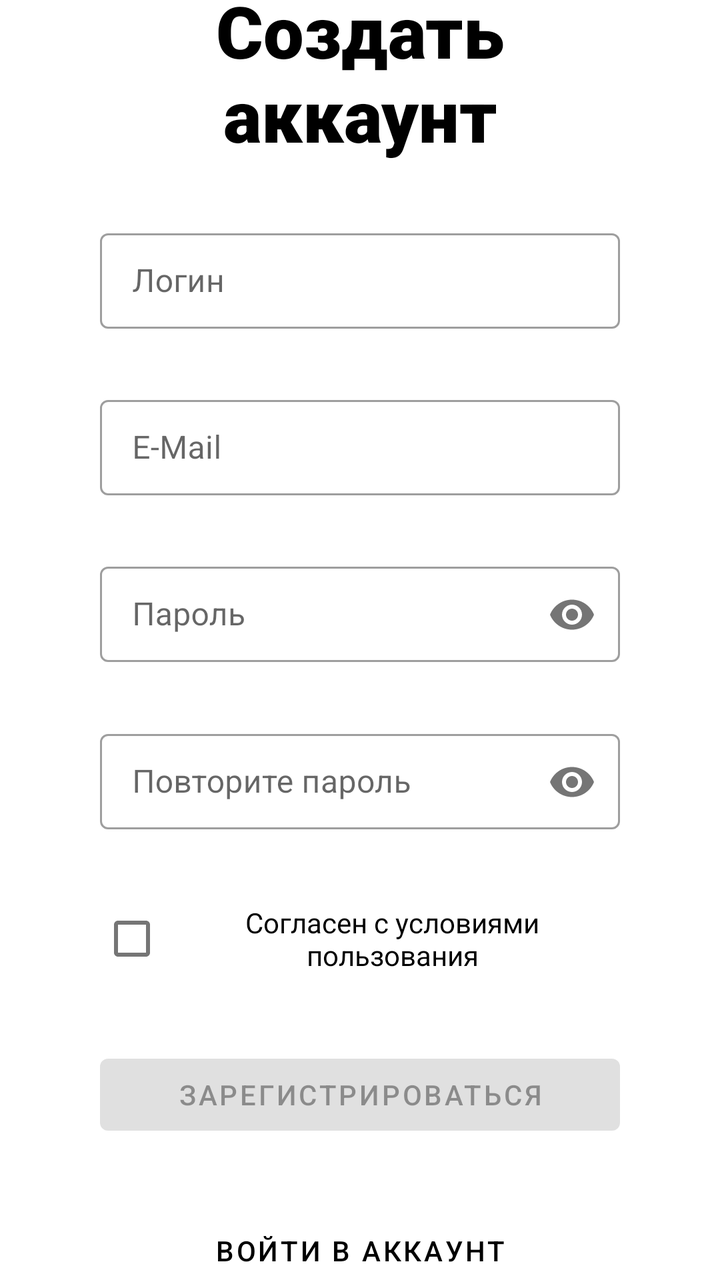
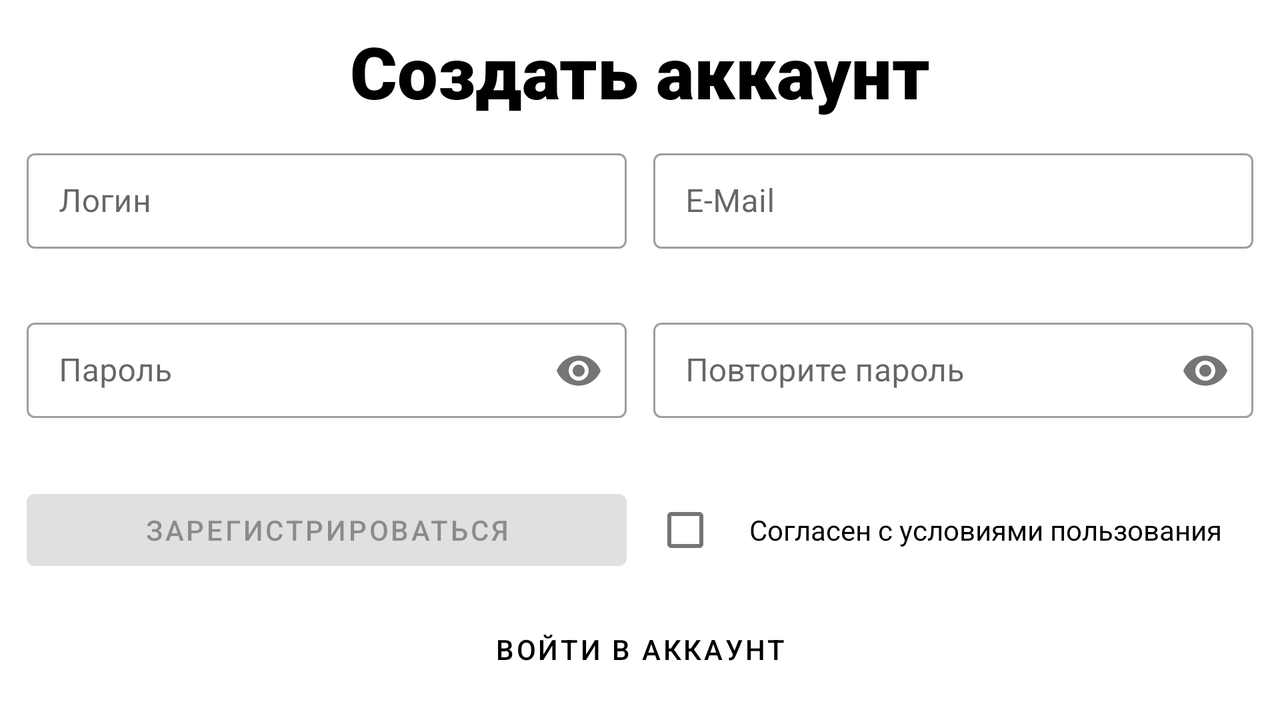

Compare how this app lays out the same screen by default and in its alternative resource folder. The renders come first, then the two layout files and the values they reference.
<!-- AndroidManifest.xml: application theme Theme.MusicPlayer -->
<!-- res/layout/fragment_register.xml -->
<?xml version="1.0" encoding="utf-8"?>
<androidx.constraintlayout.widget.ConstraintLayout xmlns:android="http://schemas.android.com/apk/res/android"
    xmlns:app="http://schemas.android.com/apk/res-auto"
    xmlns:tools="http://schemas.android.com/tools"
    android:layout_width="match_parent"
    android:layout_height="match_parent"
    android:fitsSystemWindows="true"
    tools:context=".presentation.MainActivity">

    <TextView
        android:id="@+id/topText"
        android:layout_width="match_parent"
        android:layout_height="wrap_content"
        android:layout_marginStart="50dp"
        android:layout_marginEnd="50dp"
        android:fontFamily="sans-serif-black"
        android:text="@string/changeModeButton2"
        android:textAlignment="center"
        android:textColor="@color/text_color_selector"
        android:textSize="36sp"
        app:layout_constraintBottom_toTopOf="@+id/loginInputLayout"
        app:layout_constraintEnd_toEndOf="parent"
        app:layout_constraintHorizontal_bias="0.5"
        app:layout_constraintStart_toStartOf="parent"
        app:layout_constraintTop_toTopOf="parent"
        app:layout_constraintVertical_chainStyle="packed" />

    <com.google.android.material.textfield.TextInputLayout
        android:id="@+id/loginInputLayout"
        style="@style/Widget.MaterialComponents.TextInputLayout.OutlinedBox.Dense"
        android:layout_width="match_parent"
        android:layout_height="wrap_content"
        android:layout_marginStart="50dp"
        android:layout_marginTop="30dp"
        android:layout_marginEnd="50dp"
        app:errorEnabled="true"
        app:layout_constraintBottom_toTopOf="@+id/emailInputLayout"
        app:layout_constraintEnd_toEndOf="parent"
        app:layout_constraintHorizontal_bias="0.5"
        app:layout_constraintStart_toStartOf="parent"
        app:layout_constraintTop_toBottomOf="@+id/topText">

        <com.google.android.material.textfield.TextInputEditText
            android:id="@+id/loginEditText"
            android:layout_width="match_parent"
            android:layout_height="wrap_content"
            android:hint="@string/login_text_field"
            android:inputType="textPersonName" />
    </com.google.android.material.textfield.TextInputLayout>

    <com.google.android.material.textfield.TextInputLayout
        android:id="@+id/emailInputLayout"
        style="@style/Widget.MaterialComponents.TextInputLayout.OutlinedBox.Dense"
        android:layout_width="match_parent"
        android:layout_height="wrap_content"
        android:layout_marginStart="50dp"
        android:layout_marginTop="10dp"
        android:layout_marginEnd="50dp"
        app:errorEnabled="true"
        app:layout_constraintBottom_toTopOf="@+id/passwordInputLayout"
        app:layout_constraintEnd_toEndOf="parent"
        app:layout_constraintHorizontal_bias="0.5"
        app:layout_constraintStart_toStartOf="parent"
        app:layout_constraintTop_toBottomOf="@+id/loginInputLayout">

        <com.google.android.material.textfield.TextInputEditText
            android:id="@+id/emailEditText"
            android:layout_width="match_parent"
            android:layout_height="wrap_content"
            android:hint="@string/email_text_field"
            android:inputType="textEmailAddress" />
    </com.google.android.material.textfield.TextInputLayout>

    <com.google.android.material.textfield.TextInputLayout
        android:id="@+id/passwordInputLayout"
        style="@style/Widget.MaterialComponents.TextInputLayout.OutlinedBox.Dense"
        android:layout_width="match_parent"
        android:layout_height="wrap_content"
        android:layout_marginStart="50dp"
        android:layout_marginTop="10dp"
        android:layout_marginEnd="50dp"
        app:errorEnabled="true"
        app:errorIconDrawable="@null"
        app:layout_constraintBottom_toTopOf="@+id/repeatPasswordInputLayout"
        app:layout_constraintEnd_toEndOf="parent"
        app:layout_constraintHorizontal_bias="0.5"
        app:layout_constraintStart_toStartOf="parent"
        app:layout_constraintTop_toBottomOf="@+id/emailInputLayout"
        app:passwordToggleEnabled="true">

        <com.google.android.material.textfield.TextInputEditText
            android:id="@+id/passwordEditText"
            android:layout_width="match_parent"
            android:layout_height="wrap_content"
            android:hint="@string/password_text_field"
            android:inputType="textPassword" />
    </com.google.android.material.textfield.TextInputLayout>

    <com.google.android.material.textfield.TextInputLayout
        android:id="@+id/repeatPasswordInputLayout"
        style="@style/Widget.MaterialComponents.TextInputLayout.OutlinedBox.Dense"
        android:layout_width="match_parent"
        android:layout_height="wrap_content"
        android:layout_marginStart="50dp"
        android:layout_marginTop="10dp"
        android:layout_marginEnd="50dp"
        app:errorEnabled="true"
        app:errorIconDrawable="@null"
        app:layout_constraintBottom_toTopOf="@+id/registerCheckBox"
        app:layout_constraintEnd_toEndOf="parent"
        app:layout_constraintHorizontal_bias="0.5"
        app:layout_constraintStart_toStartOf="parent"
        app:layout_constraintTop_toBottomOf="@+id/passwordInputLayout"
        app:passwordToggleEnabled="true">

        <com.google.android.material.textfield.TextInputEditText
            android:id="@+id/repeatPasswordEditText"
            android:layout_width="match_parent"
            android:layout_height="wrap_content"
            android:hint="@string/repeat_password_text_field"
            android:inputType="textPassword" />
    </com.google.android.material.textfield.TextInputLayout>

    <CheckBox
        android:id="@+id/registerCheckBox"
        android:layout_width="match_parent"
        android:layout_height="wrap_content"
        android:layout_marginStart="50dp"
        android:layout_marginTop="10dp"
        android:layout_marginEnd="50dp"
        android:text="@string/registerCheckBox"
        android:textAlignment="center"
        android:visibility="visible"
        app:layout_constraintBottom_toTopOf="@+id/loginButton"
        app:layout_constraintEnd_toEndOf="parent"
        app:layout_constraintHorizontal_bias="0.5"
        app:layout_constraintStart_toStartOf="parent"
        app:layout_constraintTop_toBottomOf="@+id/repeatPasswordInputLayout"
        tools:ignore="MissingConstraints" />

    <Button
        android:id="@+id/loginButton"
        android:layout_width="match_parent"
        android:layout_height="wrap_content"
        android:layout_marginStart="50dp"
        android:layout_marginTop="30dp"
        android:layout_marginEnd="50dp"
        android:enabled="false"
        android:text="@string/registerButton"
        android:textColor="@color/button_text_color_selector"
        app:layout_constraintBottom_toTopOf="@+id/newAccountButton"
        app:layout_constraintEnd_toEndOf="parent"
        app:layout_constraintHorizontal_bias="0.5"
        app:layout_constraintStart_toStartOf="parent"
        app:layout_constraintTop_toBottomOf="@+id/registerCheckBox"
        tools:ignore="MissingConstraints" />

    <Button
        android:id="@+id/newAccountButton"
        android:layout_width="match_parent"
        android:layout_height="wrap_content"
        android:layout_marginStart="50dp"
        android:layout_marginTop="30dp"
        android:layout_marginEnd="50dp"
        android:background="@android:color/transparent"
        android:text="@string/changeModeButton1"
        android:textColor="@color/text_color_selector"
        app:layout_constraintBottom_toBottomOf="parent"
        app:layout_constraintEnd_toEndOf="parent"
        app:layout_constraintHorizontal_bias="0.5"
        app:layout_constraintStart_toStartOf="parent"
        app:layout_constraintTop_toBottomOf="@+id/loginButton"
        tools:ignore="MissingConstraints" />
</androidx.constraintlayout.widget.ConstraintLayout>
<!-- resources referenced by this layout -->
<resources>
  <string name="changeModeButton1">Войти в аккаунт</string>
  <string name="changeModeButton2">Создать аккаунт</string>
  <string name="email_text_field">E-Mail</string>
  <string name="login_text_field">Логин</string>
  <string name="password_text_field">Пароль</string>
  <string name="registerButton">Зарегистрироваться</string>
  <string name="registerCheckBox">Согласен с условиями пользования</string>
  <string name="repeat_password_text_field">Повторите пароль</string>
  <style name="Theme.MusicPlayer" parent="Theme.MaterialComponents.DayNight.NoActionBar">
          
          <item name="colorPrimary">@color/yellow_100</item>
          <item name="colorPrimaryVariant">@color/purple_700</item>
          <item name="colorOnPrimary">@color/white</item>
          
          <item name="colorSecondary">@color/teal_200</item>
          <item name="colorSecondaryVariant">@color/teal_700</item>
          <item name="colorOnSecondary">@color/black</item>
          
          <item name="android:statusBarColor" tools:targetApi="l">@android:color/transparent</item>
          <item name="android:windowLightStatusBar" tools:targetApi="m">true</item>
          
          <item name="android:navigationBarColor">@android:color/transparent</item>
      </style>
  <color name="yellow_100">#FFDB4D</color>
  <color name="purple_700">#FF3700B3</color>
  <color name="white">#FFFFFFFF</color>
  <color name="teal_200">#FFDB4D</color>
  <color name="teal_700">#FF018786</color>
  <color name="black">#FF000000</color>
</resources>
<!-- res/layout-land/fragment_register.xml (the repository's variant of the layout above) -->
<!-- drawn on the phone turned sideways -->
<?xml version="1.0" encoding="utf-8"?>
<androidx.constraintlayout.widget.ConstraintLayout xmlns:android="http://schemas.android.com/apk/res/android"
    xmlns:app="http://schemas.android.com/apk/res-auto"
    xmlns:tools="http://schemas.android.com/tools"
    android:layout_width="match_parent"
    android:layout_height="match_parent"
    tools:context=".presentation.MainActivity">

    <TextView
        android:id="@+id/topText"
        android:layout_width="match_parent"
        android:layout_height="wrap_content"
        android:fontFamily="sans-serif-black"
        android:text="@string/changeModeButton2"
        android:textAlignment="center"
        android:textColor="@color/text_color_selector"
        android:textSize="36sp"
        app:layout_constraintBottom_toTopOf="@+id/emailInputLayout"
        app:layout_constraintTop_toTopOf="parent"
        tools:layout_editor_absoluteX="50dp" />

    <com.google.android.material.textfield.TextInputLayout
        android:id="@+id/loginInputLayout"
        style="@style/Widget.MaterialComponents.TextInputLayout.OutlinedBox.Dense"
        android:layout_width="300dp"
        android:layout_height="wrap_content"
        app:errorEnabled="true"
        app:layout_constraintBottom_toTopOf="@+id/passwordInputLayout"
        app:layout_constraintEnd_toStartOf="@+id/emailInputLayout"
        app:layout_constraintStart_toStartOf="parent"
        app:layout_constraintTop_toBottomOf="@+id/topText"
        tools:ignore="MissingConstraints">

        <com.google.android.material.textfield.TextInputEditText
            android:id="@+id/loginEditText"
            android:layout_width="match_parent"
            android:layout_height="wrap_content"
            android:hint="@string/login_text_field"
            android:inputType="textPersonName" />
    </com.google.android.material.textfield.TextInputLayout>

    <com.google.android.material.textfield.TextInputLayout
        android:id="@+id/emailInputLayout"
        style="@style/Widget.MaterialComponents.TextInputLayout.OutlinedBox.Dense"
        android:layout_width="300dp"
        android:layout_height="wrap_content"
        app:errorEnabled="true"
        app:layout_constraintBottom_toTopOf="@+id/repeatPasswordInputLayout"
        app:layout_constraintEnd_toEndOf="parent"
        app:layout_constraintStart_toEndOf="@+id/loginInputLayout"
        app:layout_constraintTop_toBottomOf="@+id/topText">

        <com.google.android.material.textfield.TextInputEditText
            android:id="@+id/emailEditText"
            android:layout_width="match_parent"
            android:layout_height="wrap_content"
            android:hint="@string/email_text_field"
            android:inputType="textEmailAddress" />
    </com.google.android.material.textfield.TextInputLayout>

    <com.google.android.material.textfield.TextInputLayout
        android:id="@+id/passwordInputLayout"
        style="@style/Widget.MaterialComponents.TextInputLayout.OutlinedBox.Dense"
        android:layout_width="300dp"
        android:layout_height="wrap_content"
        app:errorEnabled="true"
        app:errorIconDrawable="@null"
        app:layout_constraintBottom_toTopOf="@+id/loginButton"
        app:layout_constraintEnd_toStartOf="@+id/repeatPasswordInputLayout"
        app:layout_constraintStart_toStartOf="parent"
        app:layout_constraintTop_toBottomOf="@+id/loginInputLayout"
        app:passwordToggleEnabled="true">

        <com.google.android.material.textfield.TextInputEditText
            android:id="@+id/passwordEditText"
            android:layout_width="match_parent"
            android:layout_height="wrap_content"
            android:hint="@string/password_text_field"
            android:inputType="textPassword" />
    </com.google.android.material.textfield.TextInputLayout>

    <com.google.android.material.textfield.TextInputLayout
        android:id="@+id/repeatPasswordInputLayout"
        style="@style/Widget.MaterialComponents.TextInputLayout.OutlinedBox.Dense"
        android:layout_width="300dp"
        android:layout_height="wrap_content"
        app:errorEnabled="true"
        app:errorIconDrawable="@null"
        app:layout_constraintBottom_toTopOf="@+id/registerCheckBox"
        app:layout_constraintEnd_toEndOf="parent"
        app:layout_constraintStart_toEndOf="@+id/passwordInputLayout"
        app:layout_constraintTop_toBottomOf="@+id/emailInputLayout"
        app:passwordToggleEnabled="true">

        <com.google.android.material.textfield.TextInputEditText
            android:id="@+id/repeatPasswordEditText"
            android:layout_width="match_parent"
            android:layout_height="wrap_content"
            android:hint="@string/repeat_password_text_field"
            android:inputType="textPassword" />
    </com.google.android.material.textfield.TextInputLayout>

    <CheckBox
        android:id="@+id/registerCheckBox"
        android:layout_width="300dp"
        android:layout_height="wrap_content"
        android:text="@string/registerCheckBox"
        android:textAlignment="center"
        android:visibility="visible"
        app:layout_constraintBottom_toTopOf="@+id/newAccountButton"
        app:layout_constraintEnd_toEndOf="parent"
        app:layout_constraintStart_toEndOf="@+id/loginButton"
        app:layout_constraintTop_toBottomOf="@+id/repeatPasswordInputLayout"
        tools:ignore="MissingConstraints" />

    <Button
        android:id="@+id/loginButton"
        android:layout_width="300dp"
        android:layout_height="wrap_content"
        android:enabled="false"
        android:text="@string/registerButton"
        android:textColor="@color/button_text_color_selector"
        app:layout_constraintBottom_toTopOf="@+id/newAccountButton"
        app:layout_constraintEnd_toStartOf="@+id/registerCheckBox"
        app:layout_constraintStart_toStartOf="parent"
        app:layout_constraintTop_toBottomOf="@+id/passwordInputLayout"
        tools:ignore="MissingConstraints" />

    <Button
        android:id="@+id/newAccountButton"
        android:layout_width="match_parent"
        android:layout_height="wrap_content"
        android:background="@android:color/transparent"
        android:text="@string/changeModeButton1"
        android:textColor="@color/text_color_selector"
        app:layout_constraintBottom_toBottomOf="parent"
        app:layout_constraintTop_toBottomOf="@+id/loginButton"
        tools:ignore="MissingConstraints" />
</androidx.constraintlayout.widget.ConstraintLayout>
